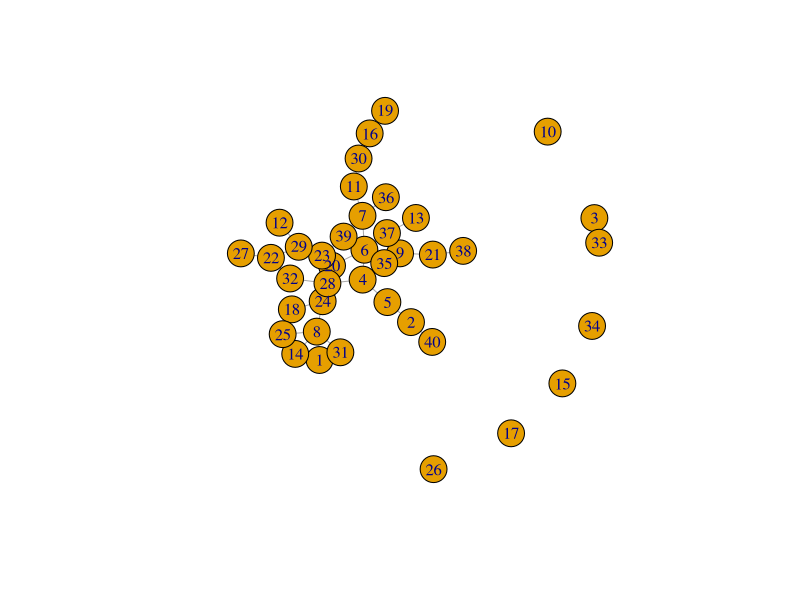
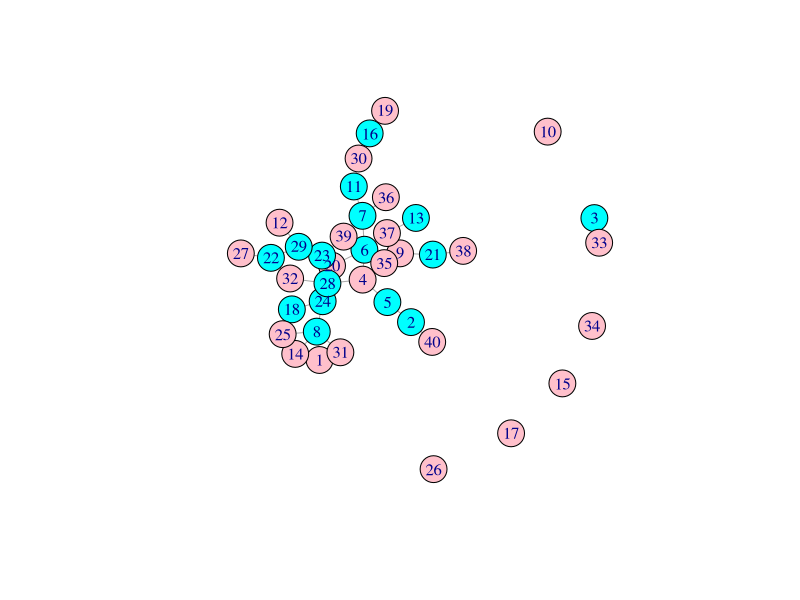
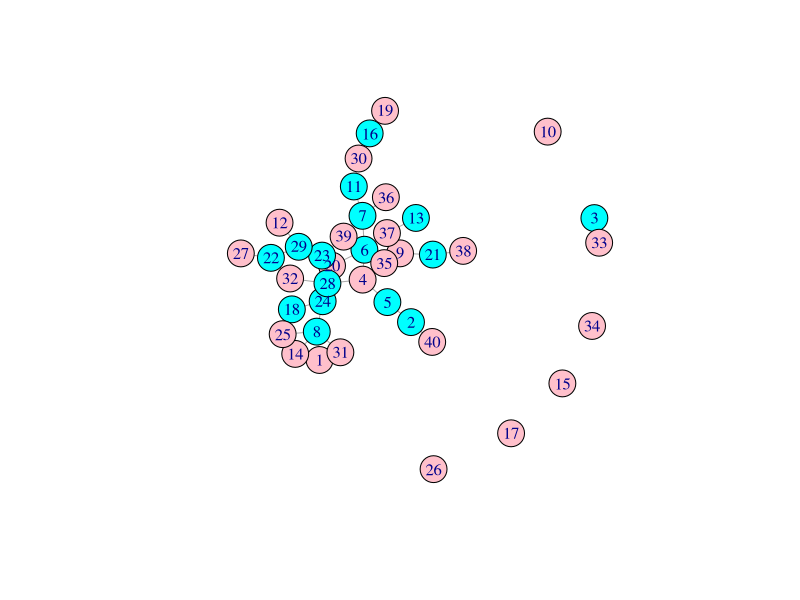

Reproduce these figures in R, in order.
library(igraph)
library(lpSolve)

#G = make_lattice(c(3,3,3))
G = erdos.renyi.game(40,0.05)
layout = layout.kamada.kawai(G,dim=2)
plot(G, layout=layout)
#rglplot(G,layout=layout.kamada.kawai(G,dim=3))


n=length(V(G))
m=length(E(G))
c = rep(1, n)
A = t(apply(ends(G,E(G)), 1, function(x){v=rep(0, n);v[x]=1;v}))
dir = rep(">=",m)
b = rep(1,m)

optSol=lp(direction="min",
       objective.in=c,
       const.mat=A,
       const.dir=dir,
       const.rhs=b,
       int.vec=1:n)

apprSol=lp(direction="min",
       objective.in=c,
       const.mat=A,
       const.dir=dir,
       const.rhs=b)

pal=c("pink","cyan")

plot(G,
     layout=layout,
     vertex.color=pal[round(optSol$solution)+1])

plot(G,
     layout=layout,
     vertex.color=pal[as.numeric(apprSol$solution>=0.5)+1])
